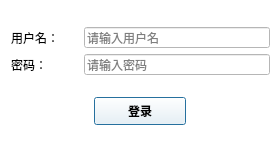
<?xml version="1.0" encoding="UTF-8"?>
<ui version="4.0">
 <class>AdminLogin</class>
 <widget class="QDialog" name="AdminLogin">
  <property name="geometry">
   <rect>
    <x>0</x>
    <y>0</y>
    <width>280</width>
    <height>165</height>
   </rect>
  </property>
  <property name="minimumSize">
   <size>
    <width>280</width>
    <height>165</height>
   </size>
  </property>
  <property name="maximumSize">
   <size>
    <width>280</width>
    <height>165</height>
   </size>
  </property>
  <property name="font">
   <font>
    <family>微软雅黑</family>
   </font>
  </property>
  <property name="windowTitle">
   <string>Dialog</string>
  </property>
  <property name="styleSheet">
   <string notr="true">background-color: rgb(255, 255, 255);</string>
  </property>
  <widget class="QWidget" name="layoutWidget">
   <property name="geometry">
    <rect>
     <x>11</x>
     <y>11</y>
     <width>259</width>
     <height>131</height>
    </rect>
   </property>
   <layout class="QVBoxLayout" name="verticalLayout_2">
    <item>
     <layout class="QVBoxLayout" name="verticalLayout">
      <item>
       <layout class="QHBoxLayout" name="horizontalLayout">
        <item>
         <widget class="QLabel" name="label">
          <property name="font">
           <font>
            <family>微软雅黑</family>
           </font>
          </property>
          <property name="text">
           <string>用户名：</string>
          </property>
         </widget>
        </item>
        <item>
         <widget class="QLineEdit" name="userName">
          <property name="minimumSize">
           <size>
            <width>186</width>
            <height>21</height>
           </size>
          </property>
          <property name="maximumSize">
           <size>
            <width>186</width>
            <height>21</height>
           </size>
          </property>
          <property name="font">
           <font>
            <family>微软雅黑</family>
           </font>
          </property>
          <property name="placeholderText">
           <string>请输入用户名</string>
          </property>
         </widget>
        </item>
       </layout>
      </item>
      <item>
       <layout class="QHBoxLayout" name="horizontalLayout_2">
        <item>
         <widget class="QLabel" name="label_2">
          <property name="font">
           <font>
            <family>微软雅黑</family>
           </font>
          </property>
          <property name="text">
           <string>密码：</string>
          </property>
         </widget>
        </item>
        <item>
         <widget class="QLineEdit" name="password">
          <property name="minimumSize">
           <size>
            <width>186</width>
            <height>21</height>
           </size>
          </property>
          <property name="maximumSize">
           <size>
            <width>186</width>
            <height>21</height>
           </size>
          </property>
          <property name="font">
           <font>
            <family>微软雅黑</family>
           </font>
          </property>
          <property name="echoMode">
           <enum>QLineEdit::Password</enum>
          </property>
          <property name="placeholderText">
           <string>请输入密码</string>
          </property>
         </widget>
        </item>
       </layout>
      </item>
     </layout>
    </item>
    <item>
     <layout class="QGridLayout" name="gridLayout">
      <item row="0" column="0">
       <widget class="QPushButton" name="login">
        <property name="minimumSize">
         <size>
          <width>92</width>
          <height>28</height>
         </size>
        </property>
        <property name="maximumSize">
         <size>
          <width>92</width>
          <height>28</height>
         </size>
        </property>
        <property name="font">
         <font>
          <family>微软雅黑</family>
          <weight>75</weight>
          <bold>true</bold>
         </font>
        </property>
        <property name="text">
         <string>登录</string>
        </property>
        <property name="icon">
         <iconset resource="resource.qrc">
          <normaloff>:/icon/icon/login.png</normaloff>:/icon/icon/login.png</iconset>
        </property>
       </widget>
      </item>
     </layout>
    </item>
   </layout>
  </widget>
 </widget>
 <resources>
  <include location="resource.qrc"/>
 </resources>
 <connections/>
</ui>
